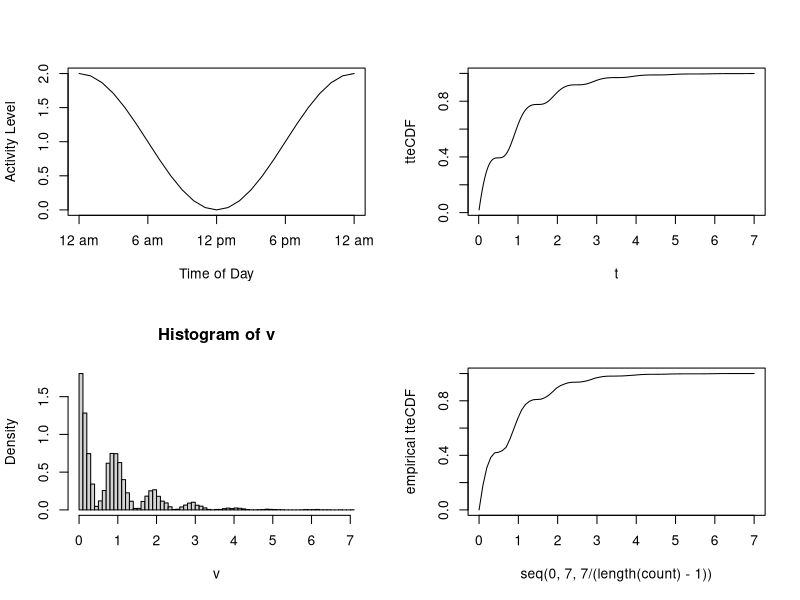
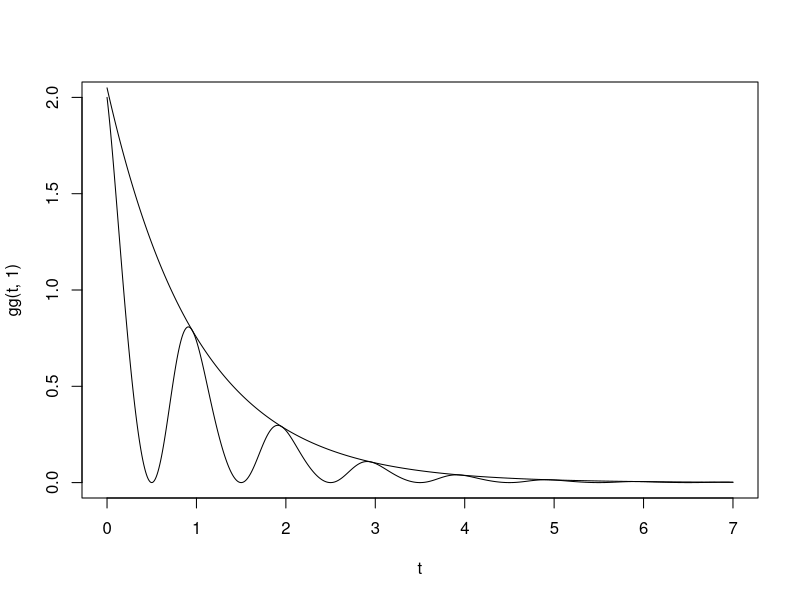
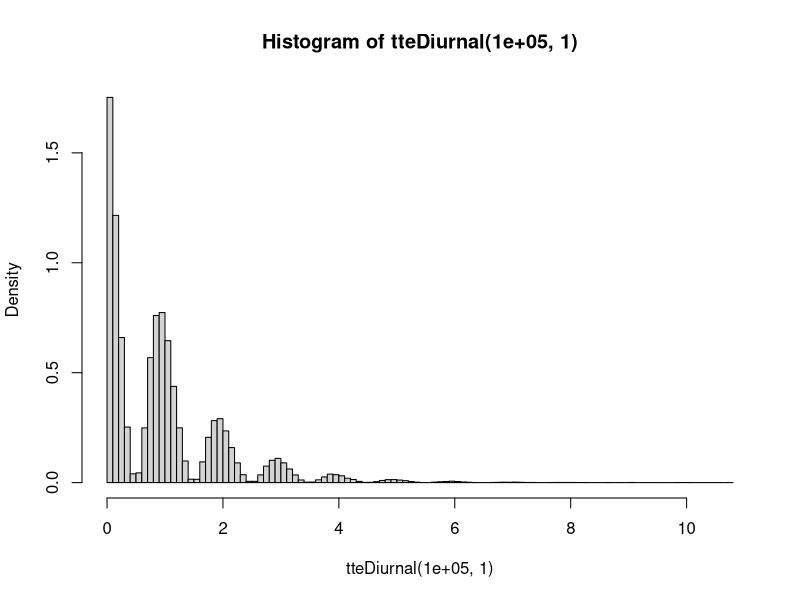
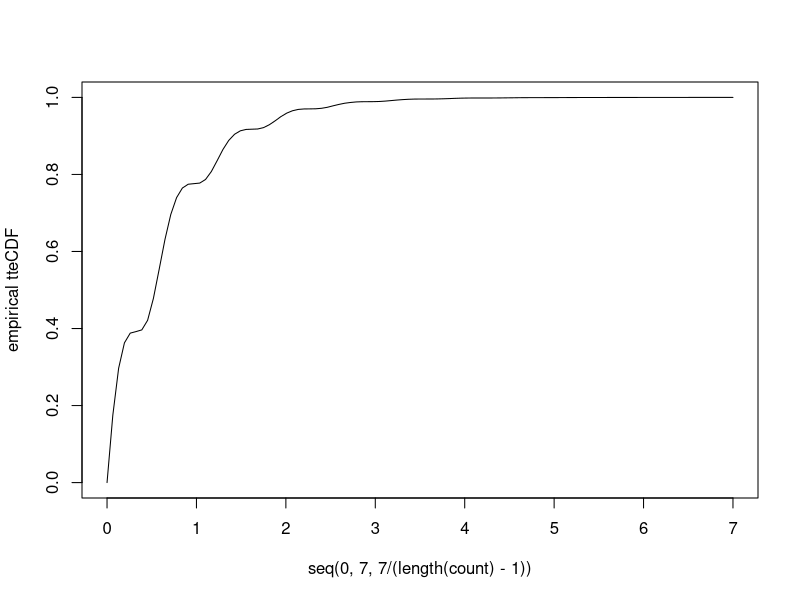

Reproduce these figures in R, in order.

################# First Method - CDF Inversion Using Newton's Method ###################
#################                 Less Efficient                     ###################

par(mfrow=c(2,2))

ff = function(t, peak=0,amp=1){
  amp*(1+cos(2*pi*(t-peak)))
}

ttt = seq(0,1,1/24)

plot(ttt*24, ff(ttt), type = 'l', ylab = "Activity Level", xlab = "Time of Day", xaxt = "n") 
axis(1, c(0:4)*6, c("12 am", "6 am", "12 pm", "6 pm", "12 am"))

gg = function(t,lam){
  lam*(1+cos(2*pi*t))*exp(-lam*(t+sin(2*pi*t)/(2*pi)))
}

hh = function(t,lam){
  1-exp(-lam*(t+sin(2*pi*t)/(2*pi)))
}

t = 1:700/100
plot(t,hh(t,1),type="l",ylab = "tteCDF")

newton = function(f,J,x0,tol) {
  #standard newton's method, compute f and Jacobian as functions
  while (norm(f(x0),'2') > tol) {
    x0 = x0 - qr.solve(J(x0),f(x0))
  }
  return(x0)
}

tteDiurnal = function(N,lam){
  v = rep(0,N)
  u = rexp(N,lam)
  for(i in 1:N){
    f = function(t,s=u[i]){
      1.1*t+sin(2*pi*t)/(2*pi)-s
    }
    fp = function(t){
      1.1+cos(2*pi*t)
    }
    v[i] = newton(f,fp,u[i],10^-2)
  }
  return(v)
}

v = tteDiurnal(10000,1)

count = c(0,hist(v,freq=F,breaks=100)$count)
plot(seq(0,7,7/(length(count)-1)),cumsum(count)/sum(count),type="l",ylab="empirical tteCDF",ylim=c(0,1))


##################### Second Method - Rejection Method #####################
#####################           More Efficient         ##################### 

par(mfrow=c(1,1))

## need to define pdf f1, dominating pdf f2, and constant ST c*f2 > f1
## the smaller the constant, the more efficient the method

## f1
gg = function(t,lam){
  lam*(1+cos(2*pi*t))*exp(-lam*(t+sin(2*pi*t)/(2*pi)))
}

## f2
GG = function(t,lam){
  lam*exp(-lam*t)
}

## to find minimum c to optimize efficiency, need to solve
## f1 <= c*f2 for minimal value of c; in this case,
## this becomes the maximum value of the function
## 1+cos(2*pi*t)-2*pi*sin(2*pi*t)-sin^2(2*pi*t)

g = function(t,lam){
  (1+cos(2*pi*t))*exp(-lam*sin(2*pi*t)/(2*pi))
}

gp = function(t){
 cos(2*pi*t)+1+2*pi*sin(2*pi*t)-sin(2*pi*t)^2
}

gpp = function(t){
  2*pi*(-sin(2*pi*t)+2*pi*cos(2*pi*t)+2*sin(2*pi*t)*cos(2*pi*t))
}

xval = newton(gp,gpp,2,10^-4)
lam = 1
c = g(xval,lam)

t = seq(0,7,.01)
## plotting to show dominance with constant c = 2.0495
plot(t,gg(t,1),type="l")
lines(t,c*GG(t,1))


tteDiurnal = function(N,lam){
  v = rep(0,N)
  for(i in 1:N){
    c = 2.0495
    vtemp = 0
    tt = 2
    u = 1
    while(tt*u > 1){
      v[i] = rexp(1,lam)
      tt = c*GG(v[i],lam)/gg(v[i],lam)
      u = runif(1)
    }
  }
  return(v)
}

count = c(0,hist(tteDiurnal(100000,1),freq=F,breaks=100)$count)
plot(seq(0,7,7/(length(count)-1)),cumsum(count)/sum(count),type="l",ylab="empirical tteCDF",ylim=c(0,1))
